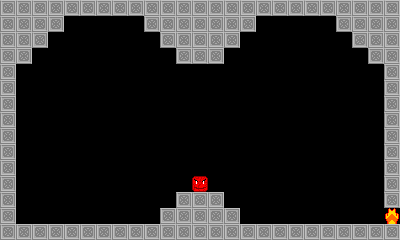

A level layout from a 2D game, rendered from its tile map. Below: a short description, then the map file with its tile-grid data intact:
An orthogonal 25x15 tile map with 16x16 px tiles, 1 tile layer (Tile Layer 1).

<map version="1.0" orientation="orthogonal" renderorder="right-down" width="25" height="15" tilewidth="16" tileheight="16" nextobjectid="1">
 <tileset firstgid="1" name="base" tilewidth="16" tileheight="16" spacing="1" tilecount="3">
  <image source="../graphics/tile.png" width="51" height="16" />
 </tileset>
 <layer name="Tile Layer 1" width="25" height="15">
  <data>
   <tile gid="1" />
   <tile gid="1" />
   <tile gid="1" />
   <tile gid="1" />
   <tile gid="1" />
   <tile gid="1" />
   <tile gid="1" />
   <tile gid="1" />
   <tile gid="1" />
   <tile gid="1" />
   <tile gid="1" />
   <tile gid="1" />
   <tile gid="1" />
   <tile gid="1" />
   <tile gid="1" />
   <tile gid="1" />
   <tile gid="1" />
   <tile gid="1" />
   <tile gid="1" />
   <tile gid="1" />
   <tile gid="1" />
   <tile gid="1" />
   <tile gid="1" />
   <tile gid="1" />
   <tile gid="1" />
   <tile gid="1" />
   <tile gid="1" />
   <tile gid="1" />
   <tile gid="1" />
   <tile gid="0" />
   <tile gid="0" />
   <tile gid="0" />
   <tile gid="0" />
   <tile gid="0" />
   <tile gid="1" />
   <tile gid="1" />
   <tile gid="1" />
   <tile gid="1" />
   <tile gid="1" />
   <tile gid="1" />
   <tile gid="1" />
   <tile gid="0" />
   <tile gid="0" />
   <tile gid="0" />
   <tile gid="0" />
   <tile gid="0" />
   <tile gid="1" />
   <tile gid="1" />
   <tile gid="1" />
   <tile gid="1" />
   <tile gid="1" />
   <tile gid="1" />
   <tile gid="1" />
   <tile gid="0" />
   <tile gid="0" />
   <tile gid="0" />
   <tile gid="0" />
   <tile gid="0" />
   <tile gid="0" />
   <tile gid="0" />
   <tile gid="1" />
   <tile gid="1" />
   <tile gid="1" />
   <tile gid="1" />
   <tile gid="1" />
   <tile gid="0" />
   <tile gid="0" />
   <tile gid="0" />
   <tile gid="0" />
   <tile gid="0" />
   <tile gid="0" />
   <tile gid="0" />
   <tile gid="1" />
   <tile gid="1" />
   <tile gid="1" />
   <tile gid="1" />
   <tile gid="1" />
   <tile gid="0" />
   <tile gid="0" />
   <tile gid="0" />
   <tile gid="0" />
   <tile gid="0" />
   <tile gid="0" />
   <tile gid="0" />
   <tile gid="0" />
   <tile gid="0" />
   <tile gid="1" />
   <tile gid="1" />
   <tile gid="1" />
   <tile gid="0" />
   <tile gid="0" />
   <tile gid="0" />
   <tile gid="0" />
   <tile gid="0" />
   <tile gid="0" />
   <tile gid="0" />
   <tile gid="0" />
   <tile gid="0" />
   <tile gid="1" />
   <tile gid="1" />
   <tile gid="1" />
   <tile gid="0" />
   <tile gid="0" />
   <tile gid="0" />
   <tile gid="0" />
   <tile gid="0" />
   <tile gid="0" />
   <tile gid="0" />
   <tile gid="0" />
   <tile gid="0" />
   <tile gid="0" />
   <tile gid="0" />
   <tile gid="0" />
   <tile gid="0" />
   <tile gid="0" />
   <tile gid="0" />
   <tile gid="0" />
   <tile gid="0" />
   <tile gid="0" />
   <tile gid="0" />
   <tile gid="0" />
   <tile gid="0" />
   <tile gid="0" />
   <tile gid="0" />
   <tile gid="1" />
   <tile gid="1" />
   <tile gid="0" />
   <tile gid="0" />
   <tile gid="0" />
   <tile gid="0" />
   <tile gid="0" />
   <tile gid="0" />
   <tile gid="0" />
   <tile gid="0" />
   <tile gid="0" />
   <tile gid="0" />
   <tile gid="0" />
   <tile gid="0" />
   <tile gid="0" />
   <tile gid="0" />
   <tile gid="0" />
   <tile gid="0" />
   <tile gid="0" />
   <tile gid="0" />
   <tile gid="0" />
   <tile gid="0" />
   <tile gid="0" />
   <tile gid="0" />
   <tile gid="0" />
   <tile gid="1" />
   <tile gid="1" />
   <tile gid="0" />
   <tile gid="0" />
   <tile gid="0" />
   <tile gid="0" />
   <tile gid="0" />
   <tile gid="0" />
   <tile gid="0" />
   <tile gid="0" />
   <tile gid="0" />
   <tile gid="0" />
   <tile gid="0" />
   <tile gid="0" />
   <tile gid="0" />
   <tile gid="0" />
   <tile gid="0" />
   <tile gid="0" />
   <tile gid="0" />
   <tile gid="0" />
   <tile gid="0" />
   <tile gid="0" />
   <tile gid="0" />
   <tile gid="0" />
   <tile gid="0" />
   <tile gid="1" />
   <tile gid="1" />
   <tile gid="0" />
   <tile gid="0" />
   <tile gid="0" />
   <tile gid="0" />
   <tile gid="0" />
   <tile gid="0" />
   <tile gid="0" />
   <tile gid="0" />
   <tile gid="0" />
   <tile gid="0" />
   <tile gid="0" />
   <tile gid="0" />
   <tile gid="0" />
   <tile gid="0" />
   <tile gid="0" />
   <tile gid="0" />
   <tile gid="0" />
   <tile gid="0" />
   <tile gid="0" />
   <tile gid="0" />
   <tile gid="0" />
   <tile gid="0" />
   <tile gid="0" />
   <tile gid="1" />
   <tile gid="1" />
   <tile gid="0" />
   <tile gid="0" />
   <tile gid="0" />
   <tile gid="0" />
   <tile gid="0" />
   <tile gid="0" />
   <tile gid="0" />
   <tile gid="0" />
   <tile gid="0" />
   <tile gid="0" />
   <tile gid="0" />
   <tile gid="0" />
   <tile gid="0" />
   <tile gid="0" />
   <tile gid="0" />
   <tile gid="0" />
   <tile gid="0" />
   <tile gid="0" />
   <tile gid="0" />
   <tile gid="0" />
   <tile gid="0" />
   <tile gid="0" />
   <tile gid="0" />
   <tile gid="1" />
   <tile gid="1" />
   <tile gid="0" />
   <tile gid="0" />
   <tile gid="0" />
   <tile gid="0" />
   <tile gid="0" />
   <tile gid="0" />
   <tile gid="0" />
   <tile gid="0" />
   <tile gid="0" />
   <tile gid="0" />
   <tile gid="0" />
   <tile gid="0" />
   <tile gid="0" />
   <tile gid="0" />
   <tile gid="0" />
   <tile gid="0" />
   <tile gid="0" />
   <tile gid="0" />
   <tile gid="0" />
   <tile gid="0" />
   <tile gid="0" />
   <tile gid="0" />
   <tile gid="0" />
   <tile gid="1" />
   <tile gid="1" />
   <tile gid="0" />
   <tile gid="0" />
   <tile gid="0" />
   <tile gid="0" />
   <tile gid="0" />
   <tile gid="0" />
   <tile gid="0" />
   <tile gid="0" />
   <tile gid="0" />
   <tile gid="0" />
   <tile gid="0" />
   <tile gid="0" />
   <tile gid="0" />
   <tile gid="0" />
   <tile gid="0" />
   <tile gid="0" />
   <tile gid="0" />
   <tile gid="0" />
   <tile gid="0" />
   <tile gid="0" />
   <tile gid="0" />
   <tile gid="0" />
   <tile gid="0" />
   <tile gid="1" />
   <tile gid="1" />
   <tile gid="0" />
   <tile gid="0" />
   <tile gid="0" />
   <tile gid="0" />
   <tile gid="0" />
   <tile gid="0" />
   <tile gid="0" />
   <tile gid="0" />
   <tile gid="0" />
   <tile gid="0" />
   <tile gid="0" />
   <tile gid="3" />
   <tile gid="0" />
   <tile gid="0" />
   <tile gid="0" />
   <tile gid="0" />
   <tile gid="0" />
   <tile gid="0" />
   <tile gid="0" />
   <tile gid="0" />
   <tile gid="0" />
   <tile gid="0" />
   <tile gid="0" />
   <tile gid="1" />
   <tile gid="1" />
   <tile gid="0" />
   <tile gid="0" />
   <tile gid="0" />
   <tile gid="0" />
   <tile gid="0" />
   <tile gid="0" />
   <tile gid="0" />
   <tile gid="0" />
   <tile gid="0" />
   <tile gid="0" />
   <tile gid="1" />
   <tile gid="1" />
   <tile gid="1" />
   <tile gid="0" />
   <tile gid="0" />
   <tile gid="0" />
   <tile gid="0" />
   <tile gid="0" />
   <tile gid="0" />
   <tile gid="0" />
   <tile gid="0" />
   <tile gid="0" />
   <tile gid="0" />
   <tile gid="1" />
   <tile gid="1" />
   <tile gid="0" />
   <tile gid="0" />
   <tile gid="0" />
   <tile gid="0" />
   <tile gid="0" />
   <tile gid="0" />
   <tile gid="0" />
   <tile gid="0" />
   <tile gid="0" />
   <tile gid="1" />
   <tile gid="1" />
   <tile gid="1" />
   <tile gid="1" />
   <tile gid="1" />
   <tile gid="0" />
   <tile gid="0" />
   <tile gid="0" />
   <tile gid="0" />
   <tile gid="0" />
   <tile gid="0" />
   <tile gid="0" />
   <tile gid="0" />
   <tile gid="0" />
   <tile gid="2" />
   <tile gid="1" />
   <tile gid="1" />
   <tile gid="1" />
   <tile gid="1" />
   <tile gid="1" />
   <tile gid="1" />
   <tile gid="1" />
   <tile gid="1" />
   <tile gid="1" />
   <tile gid="1" />
   <tile gid="1" />
   <tile gid="1" />
   <tile gid="1" />
   <tile gid="1" />
   <tile gid="1" />
   <tile gid="1" />
   <tile gid="1" />
   <tile gid="1" />
   <tile gid="1" />
   <tile gid="1" />
   <tile gid="1" />
   <tile gid="1" />
   <tile gid="1" />
   <tile gid="1" />
   <tile gid="1" />
  </data>
 </layer>
</map>
